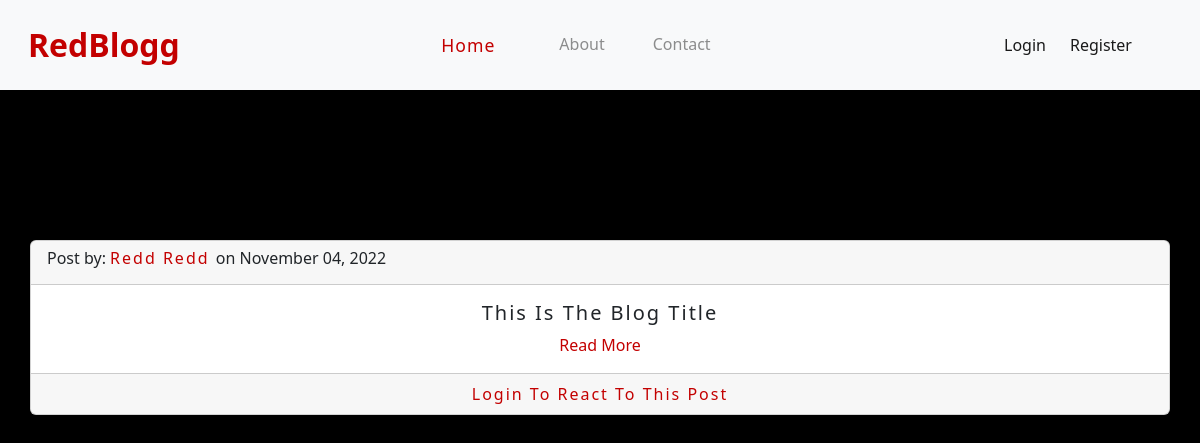
Before: / with the older database file.
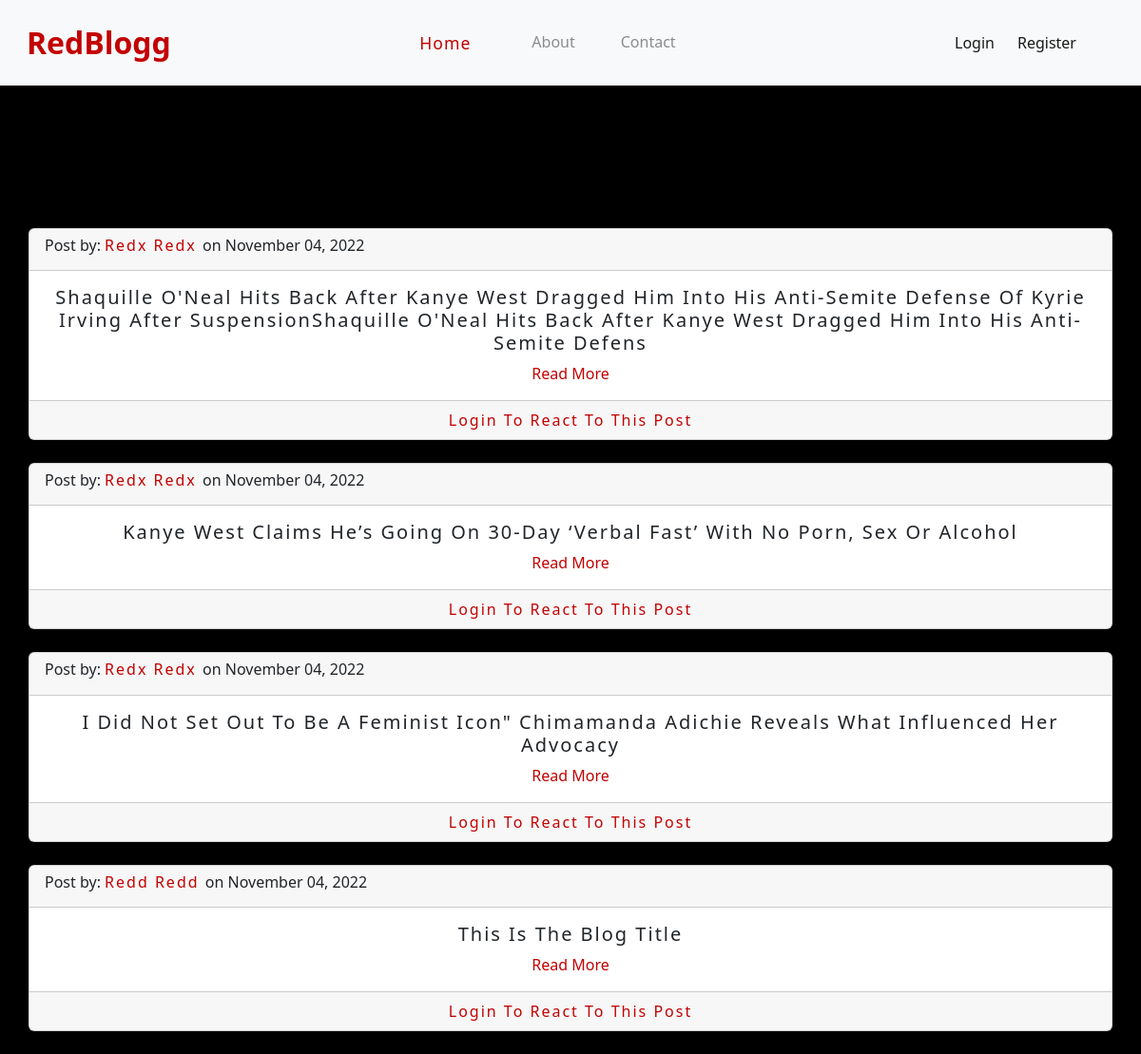
After: the same page with the newer database file.
### blog/models.py (models this page shows, shortened)
class Post(db.Model):
    id = db.Column(db.Integer, primary_key=True)
    title = db.Column(db.String(200), nullable=False)
    text = db.Column(db.Text, nullable=False)
    date_created = db.Column(db.DateTime(timezone=True), default=func.now())
    author = db.Column(db.Integer, db.ForeignKey(
        'user.id', ondelete="CASCADE"), nullable=False)
    comments = db.relationship('Comment', backref='post', passive_deletes=True)
    likes = db.relationship('Like', backref='post', passive_deletes=True)

class User(db.Model, UserMixin):
    id = db.Column(db.Integer, primary_key=True)
    email = db.Column(db.String(150), unique=True)
    firstname = db.Column(db.String(150))
    lastname = db.Column(db.String(150))
    password = db.Column(db.String(150))
    date_created = db.Column(db.DateTime(timezone=True), default=func.now())
    posts = db.relationship('Post', backref='user', passive_deletes=True)
    comments = db.relationship('Comment', backref='user', passive_deletes=True)
    likes = db.relationship('Like', backref='user', passive_deletes=True)

### blog/routes.py (the view)
@app.route("/")
def home():
    posts = Post.query.order_by(Post.date_created.desc()).all()
    return render_template("home.html", posts=posts, user=current_user)

### blog/templates/home.html (shortened to what this page needs)
{% extends "base.html" %}
{% block content %}
{% for post in posts %}
  <div class="card text-center">
    <div class="card-header">
      <h6>Post by:
      <a href="/post/{{post.user.firstname}}">
        {{ post.user.firstname }} {{ post.user.lastname }}
        </a> on {{ post.date_created.strftime('%B %d, %Y') }} </h6>
    </div>
    <div class="card-body">
      <h5 class="card-title">
        <a>{{post.title}}</a>
      </h5>
      <a href="{{url_for('single_post', id=post.id)}}">Read More</a>
    </div>
    <div class="card-footer text-muted">
      {% if current_user.is_authenticated %}
        {% if post.comments|length > 1 %}
          <p>{{post.comments|length}} Comments</p>
          {% elif post.comments|length == 1 %}
          <p>{{post.comments|length}} Comment</p>
          {% else %}
          <p>View full blog</p>
        {% endif %}
        {% for comment in post.comments %}
          <p style="text-align: left;"> <a href="/post/{{comment.user.firstname}}">{{comment.user.firstname}} {{comment.user.lastname}}</a>: {{comment.text}} {{comment.date_created.strftime('%I:%M%p %B %d, %Y')}}
            {% if user.id == comment.author or user.id == post.author %}
            <a href="/delete-comment/{{comment.id}}"><i class="fas fa-trash"></i></a>
          {% endif %}</p>
        {% endfor %}
      <!-- <form action="/comment/{{post.id}}" method="post">
        <div class="input-group mb-3">
          <input type="text" class="form-control" placeholder="Write comment"  name="comment" id="comment">
          <button class="btn btn-outline-danger" type="submit" id="button-addon2">Comment</button>
        </div>
      </form> -->
      {% else %}
      <a href="{{url_for('login')}}">Login to react to this post</a>
      {% endif %}
    </div>
  </div>
  <br>
{% endfor %}
{% endblock %}

### blog/templates/base.html (shortened to what this page needs)
<!doctype html>
<html lang="en">
  <head>
    <link href="https://cdn.jsdelivr.net/npm/bootstrap@5.2.2/dist/css/bootstrap.min.css" rel="stylesheet">
    <link rel="stylesheet" href="{{ url_for('static', filename='style.css')}}"/>
  </head>
  <body>
    <nav class="navbar navbar-expand-lg bg-light">
      <div class="container-fluid">
        <a class="navbar-brand" href="{{url_for('home')}}">RedBlogg</a>
        <div class="collapse navbar-collapse" id="navbarText">
          <ul class="navbar-nav me-auto mb-2 mb-lg-0">
            <li class="nav-item">
              <a class="nav-link active" aria-current="page" href="{{url_for('home')}}">Home</a>
            </li>
            <li class="nav-item">
              <a class="nav-link" aria-current="page" href="#">About</a>
            </li>
            <li class="nav-item">
              <a class="nav-link" href="#">Contact</a>
            </li>
          </ul>
          <div class="navbar-text">
            {% if current_user.is_authenticated %}
            <a class="nav-ico" href="{{url_for('create_post')}}"><i class="fa-regular fa-pen-to-square"></i><h6>Write blog</h6></a>
            <a class="nav-ico" href="{{url_for('logout')}}"><i class="fa-solid fa-right-from-bracket"></i><h6>Log out</h6></a>
            {% else %}
              <a class="nav-ico" href="{{url_for('login')}}">Login</a>
              <a class="nav-ico" href="{{url_for('signup')}}">Register</a>
            {% endif %}
          </div>
        </div>
      </div>
    </nav>
    <div class="container base">
      {% block content %}{% endblock %}
    </div>
  </body>
</html>

### blog/static/style.css (style rules this page uses)
:root { --accent-color:#c30000; }
* { margin:0; padding:0; box-sizing:border-box; text-decoration: none !important; }
body { background-color: #000; }
nav.navbar.navbar-expand-lg.bg-light { position: fixed; top: 0; z-index: 999; width: 100%; padding: 1rem; }
ul.navbar-nav.me-auto { margin: 0 auto; }
li.nav-item { margin-right: 2rem !important; }
a.navbar-brand { font-size: 2rem; font-weight: 700; color: #c30000; }
.container.base { padding: 15rem 0 0; }
a.nav-link { transition:0.3s cubic-bezier(0.68, -0.55, 0.265, 1.55); opacity: 0.8; }
a.nav-link.active { font-weight: 500; font-size: 1.1rem; letter-spacing: 1px; color: #333; margin-right: 1rem; opacity: 1; color:var(--accent-color) !important; }
.navbar-text { display: inline-flex; justify-content: space-evenly; align-items: center; }
.navbar-text:first-child, .navbar-text:last-child { margin: 0 1rem; }
a.nav-ico { display: inline-flex; align-items: center; flex-direction: column;margin-right: 1.5rem; margin-right: 1.5rem; transition: 0.3s ease-in-out; }
.card-header h6 { text-align: left; }
.card-title a, .card-header a, .card-footer a { text-transform: capitalize; color:var(--accent-color); letter-spacing: 2px; }
a, button { color:var(--accent-color); }

Changed rows visible on the page:
added Post: user.firstname "Redx", user.lastname "Redx", date_created "November 04, 2022", title "Shaquille O'Neal Hits Back After Kanye West Dragged Him Into His Anti-Semite Defense Of Kyrie Irving After SuspensionShaquille O'Neal Hits Back After Kanye West Dragged Him Into His Anti-Semite Defens"
added Post: user.firstname "Redx", user.lastname "Redx", date_created "November 04, 2022", title "Kanye West Claims He’s Going On 30-Day ‘verbal Fast’ With No Porn, Sex Or Alcohol"
added Post: user.firstname "Redx", user.lastname "Redx", date_created "November 04, 2022", title "I Did Not Set Out To Be A Feminist Icon\" Chimamanda Adichie Reveals What Influenced Her Advocacy"
